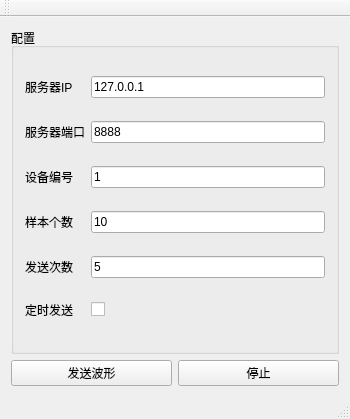
<?xml version="1.0" encoding="UTF-8"?>
<ui version="4.0">
 <class>MainWindow</class>
 <widget class="QMainWindow" name="MainWindow">
  <property name="geometry">
   <rect>
    <x>0</x>
    <y>0</y>
    <width>350</width>
    <height>419</height>
   </rect>
  </property>
  <property name="windowTitle">
   <string>MainWindow</string>
  </property>
  <widget class="QWidget" name="centralWidget">
   <layout class="QVBoxLayout" name="verticalLayout">
    <item>
     <widget class="QGroupBox" name="groupBox">
      <property name="title">
       <string>配置</string>
      </property>
      <layout class="QGridLayout" name="gridLayout">
       <item row="0" column="0">
        <widget class="QLabel" name="label">
         <property name="text">
          <string>服务器IP</string>
         </property>
        </widget>
       </item>
       <item row="0" column="1">
        <widget class="QLineEdit" name="edtIp">
         <property name="text">
          <string>127.0.0.1</string>
         </property>
        </widget>
       </item>
       <item row="1" column="0">
        <widget class="QLabel" name="label_2">
         <property name="text">
          <string>服务器端口</string>
         </property>
        </widget>
       </item>
       <item row="1" column="1">
        <widget class="QLineEdit" name="edtPort">
         <property name="text">
          <string>8888</string>
         </property>
        </widget>
       </item>
       <item row="2" column="0">
        <widget class="QLabel" name="label_3">
         <property name="text">
          <string>设备编号</string>
         </property>
        </widget>
       </item>
       <item row="2" column="1">
        <widget class="QLineEdit" name="edtDevID">
         <property name="text">
          <string>1</string>
         </property>
        </widget>
       </item>
       <item row="3" column="0">
        <widget class="QLabel" name="label_5">
         <property name="text">
          <string>样本个数</string>
         </property>
        </widget>
       </item>
       <item row="3" column="1">
        <widget class="QLineEdit" name="edtSampleNum">
         <property name="text">
          <string>10</string>
         </property>
        </widget>
       </item>
       <item row="4" column="0">
        <widget class="QLabel" name="label_6">
         <property name="text">
          <string>发送次数</string>
         </property>
        </widget>
       </item>
       <item row="5" column="0">
        <widget class="QLabel" name="label_4">
         <property name="text">
          <string>定时发送</string>
         </property>
        </widget>
       </item>
       <item row="5" column="1">
        <widget class="QCheckBox" name="checkBox">
         <property name="text">
          <string/>
         </property>
        </widget>
       </item>
       <item row="4" column="1">
        <widget class="QLineEdit" name="edtCount">
         <property name="text">
          <string>5</string>
         </property>
        </widget>
       </item>
      </layout>
     </widget>
    </item>
    <item>
     <layout class="QHBoxLayout" name="horizontalLayout">
      <item>
       <widget class="QPushButton" name="btnStart">
        <property name="text">
         <string>发送波形</string>
        </property>
       </widget>
      </item>
      <item>
       <widget class="QPushButton" name="btnStop">
        <property name="text">
         <string>停止</string>
        </property>
       </widget>
      </item>
     </layout>
    </item>
   </layout>
  </widget>
  <widget class="QMenuBar" name="menuBar">
   <property name="geometry">
    <rect>
     <x>0</x>
     <y>0</y>
     <width>350</width>
     <height>30</height>
    </rect>
   </property>
  </widget>
  <widget class="QToolBar" name="mainToolBar">
   <attribute name="toolBarArea">
    <enum>TopToolBarArea</enum>
   </attribute>
   <attribute name="toolBarBreak">
    <bool>false</bool>
   </attribute>
  </widget>
  <widget class="QStatusBar" name="statusBar"/>
 </widget>
 <layoutdefault spacing="6" margin="11"/>
 <resources/>
 <connections/>
</ui>
